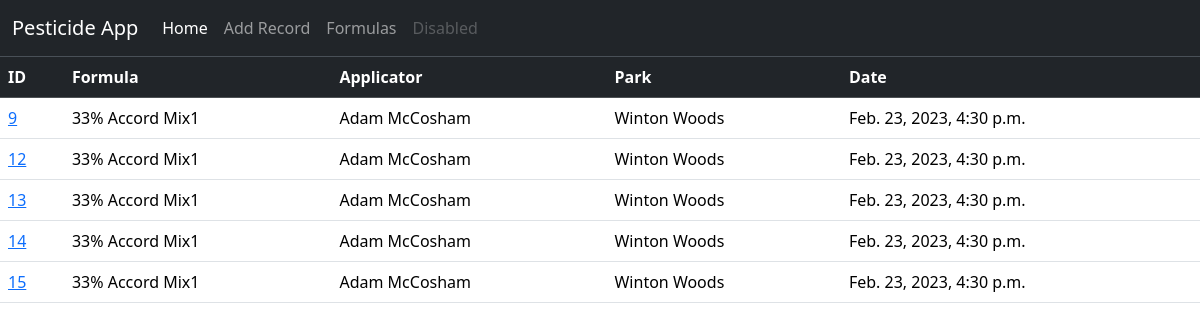
Screenshot of /pesticides/ with the database file from the repository.
### pesticides/models.py (models this page shows, shortened)
class Record(models.Model):
    applicator = models.ForeignKey(Applicator, models.DO_NOTHING)
    park = models.ForeignKey(Park, models.DO_NOTHING)
    formula = models.ForeignKey(Formula, models.DO_NOTHING)
    area_size = models.CharField(max_length=100)
    date = models.DateTimeField()
    targeted_species = models.CharField(max_length=200,null=False)
    weather = models.CharField(
        max_length=200,
        null=False,
        blank=False,
    )
    wind = models.CharField

class Formula(models.Model):
    PERCENT_CONCENTRATION = 'P'
    GALLON_CONCENTATION = 'G'
    CONCENTRATION_CHOICES = [
        (PERCENT_CONCENTRATION, "%"),
        (GALLON_CONCENTATION, "/gallon")
    ]
    name = models.CharField(max_length=200, blank=False, null=False)
    pesticide = models.ForeignKey(Pesticide, on_delete=models.CASCADE)
    adjuvant = models.ForeignKey(Adjuvant, on_delete=models.CASCADE)
    pesticide_amount = models.DecimalField(max_length=20,
                                 max_digits=6,
                                 decimal_places=3,
                                 null=True
                                )
    concentration = models.CharField(
        max_length=2,
        choices=CONCENTRATION_CHOICES,
        default=PERCENT_CONCENTRATION
    )
    adjuvant_amount = models.DecimalField(max_length=20,
                                 max_digits=4,
                                 decimal_places=3,
                                 null=True
                                )
    adjuvant_concentration = models.CharField(
        max_length=2,
        choices=CONCENTRATION_CHOICES,
        default=PERCENT_CONCENTRATION
    )
    def __str__(self):
        return self.name

class Applicator(models.Model):
    first_name = models.CharField(
        max_length=200,
        null=False,
        blank=False,
    )
    last_name = models.CharField(
        max_length=200,
    )
    applicator_number = models.CharField(
        max_length=20,
        null=True,
        blank=True,
    )
    home_park = models.ForeignKey(Park, models.SET_NULL, blank=True,null=True)
    def __str__(self):
        return self.first_name + " " + self.last_name

class Park(models.Model):
    name = models.CharField(
        max_length=200,
        null=False,
        blank=False,
    )
    abbreviation = models.CharField(
        max_length=10,
        null=True,
        blank=True
    )
    region = models.ForeignKey(Region, models.SET_NULL, blank=True,null=True)
    def __str__(self):
        return self.name

### pesticides/views.py (the view)
# urls.py: path("", views.IndexView.as_view(), name="index"),
class IndexView(generic.ListView):
    template_name = "pesticides/index.html"
    context_object_name = "latest_records_list"
    def get_queryset(self):
        return Record.objects.order_by("date")[:5]

### pesticides/templates/pesticides/index.html
{% extends 'pesticides/base.html' %}
{% block content %}
    {% if latest_records_list %}
    <table class="table table-hover">
        <thead class="table-dark">
            <tr>
                <th scope="col">ID</th>
                <th scope="col">Formula</th>
                <th scope="col">Applicator</th>
                <th scope="col">Park</th>
                <th scope="col">Date</th>
              </tr>
        </thead>
        <tbody>
            {% for record in latest_records_list %}
            <tr>
                <td scope="row">
                    <a href="{% url 'pesticides:detail' record.id %}">{{ record.id }}</a>
                </td>
                <td>
                    {{ record.formula }}
                </td>
                <td>
                    {{ record.applicator }}
                </td>
                <td>
                    {{ record.park }}
                </td>
                <td>
                    {{ record.date }}
                </td>
              </tr>
            {% endfor %}
        </tbody>
      </table>
      {% else %}
        <h1>No records found.</h1>
      {% endif %}
{% endblock %}

### rows the page displays
Record: id "9", formula "33% Accord Mix1", applicator "Adam McCosham", park "Winton Woods", date "Feb. 23, 2023, 4:30 p.m."
Record: id "12", formula "33% Accord Mix1", applicator "Adam McCosham", park "Winton Woods", date "Feb. 23, 2023, 4:30 p.m."
Record: id "13", formula "33% Accord Mix1", applicator "Adam McCosham", park "Winton Woods", date "Feb. 23, 2023, 4:30 p.m."
Record: id "14", formula "33% Accord Mix1", applicator "Adam McCosham", park "Winton Woods", date "Feb. 23, 2023, 4:30 p.m."
Record: id "15", formula "33% Accord Mix1", applicator "Adam McCosham", park "Winton Woods", date "Feb. 23, 2023, 4:30 p.m."
